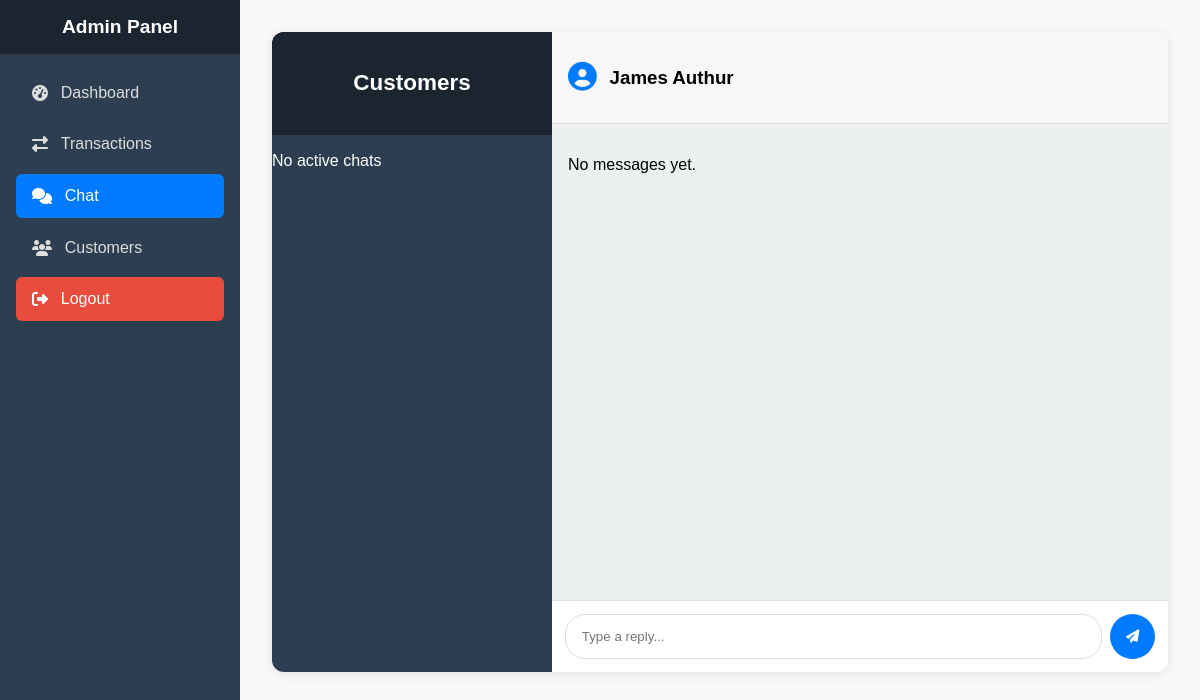
The page /support/chat/1/ on the database as committed earlier.
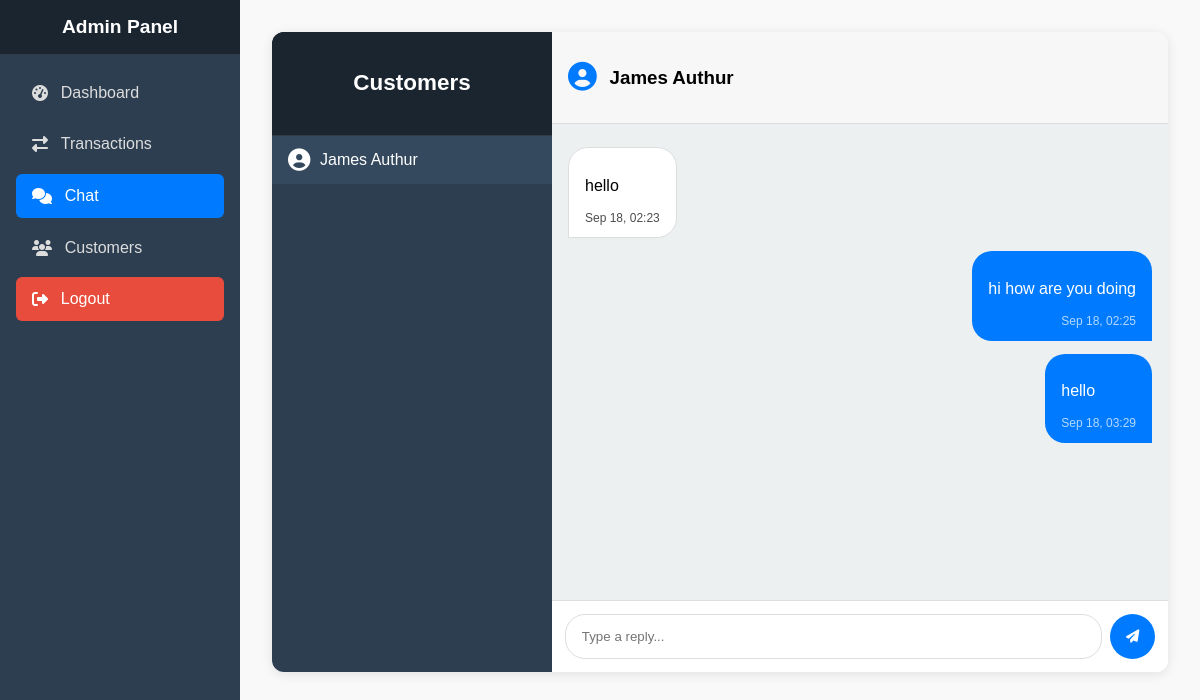
The same page on the database as committed later.
### accounts/models.py (models this page shows, shortened)
class User(AbstractBaseUser):
    image = models.ImageField(null=True, blank=True)
    username = models.CharField(max_length=100, null=True, blank=True, unique=True)
    full_name = models.CharField(max_length=200, blank=True, null=True)
    email = models.EmailField(unique=True)
    phone = models.CharField(max_length=20, null=True, blank=True)
    code = models.CharField(max_length=10, null=True, blank=True)
    biometric_data = models.TextField(null=True, blank=True)
    is_biometric_enabled = models.BooleanField(default=False)
    is_active = models.BooleanField(default=True)
    date_joined = models.DateTimeField(verbose_name="date joined", auto_now_add=True)
    last_login = models.DateTimeField(verbose_name="last joined", auto_now=True)
    is_admin = models.BooleanField(default=False)
    is_staff = models.BooleanField(default=False)
    is_superuser = models.BooleanField(default=False)
    is_ceo = models.BooleanField(default=False, null=True, blank=True)
    is_manager = models.BooleanField(default=False, null=True, blank=True)
    is_2factor_authentication = models.BooleanField(default=False)
    objects = MyAccountManager()
    USERNAME_FIELD = "email"
    REQUIRED_FIELDS = []
    class Meta:
        verbose_name_plural = "Users"
        ordering = ["-id"]
    def get_full_name(self):
        return self.full_name if self.full_name else self.email.split('@')[0]

### bank/models.py (models this page shows, shortened)
class ChatMessage(models.Model):
    SENDER_CHOICES = (
        ('customer', 'Customer'),
        ('support', 'Support'),
    )
    user = models.ForeignKey(User, on_delete=models.CASCADE, related_name="chat_messages")
    sender = models.CharField(max_length=10, choices=SENDER_CHOICES)
    message = models.TextField()
    timestamp = models.DateTimeField(auto_now_add=True)
    class Meta:
        ordering = ["timestamp"]

### bank/views.py (the view, shortened to what this page needs)
def support_chat_dashboard(request, customer_id=None):
    users = User.objects.filter(chat_messages__isnull=False).distinct()
    customer = None
    messages = []
    if customer_id:
        customer = get_object_or_404(User, id=customer_id)
        messages = ChatMessage.objects.filter(user=customer).order_by("timestamp")
    return render(request, "dash/support_chat.html", {
        "users": users,
        "customer": customer,
        "messages": messages,
    })

### templates/dash/support_chat.html (shortened to what this page needs)
{% extends "dash/base.html" %}
{% block content %}
<div class="chat-layout">
    <div class="chat-sidebar">
        <div class="sidebar-header">
            <h3>Customers</h3>
        </div>
        <ul class="customer-list">
            {% for u in users %}
            <li>
                <a href="{% url 'support_chat_dashboard' u.id %}"
                   class="customer-link {% if customer and u.id == customer.id %}active{% endif %}">
                    <i class="fas fa-user-circle"></i>
                    <span>{{ u.get_full_name|default:u.username }}</span>
                </a>
            </li>
            {% empty %}
            <p class="no-customers">No active chats</p>
            {% endfor %}
        </ul>
    </div>
    <div class="chat-main">
        {% if customer %}
            <div class="chat-header">
                <i class="fas fa-user-circle"></i>
                <h3>{{ customer.get_full_name|default:customer.username }}</h3>
            </div>
            <div class="chat-body" id="chatBody">
                {% for msg in messages %}
                    <div class="chat-message {% if msg.sender == 'support' %}support{% else %}customer{% endif %}">
                        <div class="bubble">
                            <p>{{ msg.message }}</p>
                            <span class="timestamp">{{ msg.timestamp|date:"M d, H:i" }}</span>
                        </div>
                    </div>
                {% empty %}
                    <p class="no-messages">No messages yet.</p>
                {% endfor %}
            </div>
            <form method="POST" class="chat-form">
                <input type="text" name="message" placeholder="Type a reply..." required>
                <button type="submit"><i class="fas fa-paper-plane"></i></button>
            </form>
        {% else %}
            <div class="no-chat-selected">
                <p>Select a customer to start chatting</p>
            </div>
        {% endif %}
    </div>
</div>
{% endblock %}

Rows that differ between the two databases and show on the page:
now on one of the page's lists (row edited): User: get_full_name "James Authur"
added ChatMessage: message "hello", timestamp "Sep 18, 02:23", sender "customer" (drawn)
added ChatMessage: message "hi how are you doing", timestamp "Sep 18, 02:25"
added ChatMessage: message "hello", timestamp "Sep 18, 03:29"
Other text that changed with them:
text no longer shown: "No active chats No messages yet."
